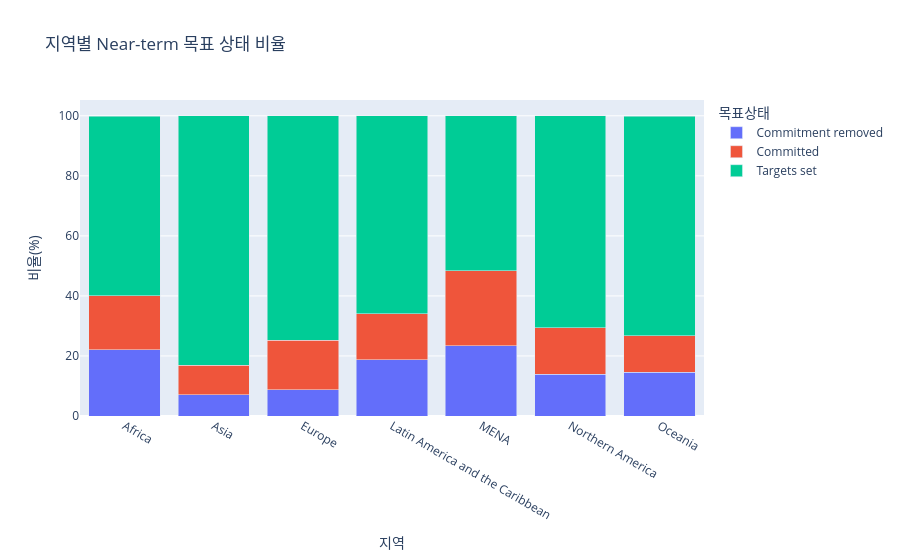

Write notebook code for a chart like this one.
### Code cell
# 그래프를 만들기 위해 표 형태를 변환
region_status_plot = (
    region_status_pct
    .reset_index()
    .melt(
        id_vars='region',
        var_name='목표상태',
        value_name='비율'
    )
)

# 지역별 목표 상태 비율 시각화
fig = px.bar(
    region_status_plot,
    x='region',
    y='비율',
    color='목표상태',
    barmode='stack',
    title='지역별 Near-term 목표 상태 비율'
)

fig.update_layout(
    xaxis_title='지역',
    yaxis_title='비율(%)'
)

fig.show()

### Figure 1 — Plotly figure (JSON) as saved in the notebook; plotly's stock layout.template omitted (floating-point values rounded to 4 significant figures)
{"data": [{"hovertemplate": "목표상태=Commitment removed<br>region=%{x}<br>비율=%{y}<extra></extra>", "legendgroup": "Commitment removed", "marker": {"color": "#636efa", "pattern": {"shape": ""}}, "name": "Commitment removed", "orientation": "v", "showlegend": true, "textposition": "auto", "x": ["Africa", "Asia", "Europe", "Latin America and the Caribbean", "MENA", "Northern America", "Oceania"], "xaxis": "x", "y": [22.0, 7.0, 8.7, 18.7, 23.4, 13.9, 14.5], "yaxis": "y", "type": "bar"}, {"hovertemplate": "목표상태=Committed<br>region=%{x}<br>비율=%{y}<extra></extra>", "legendgroup": "Committed", "marker": {"color": "#EF553B", "pattern": {"shape": ""}}, "name": "Committed", "orientation": "v", "showlegend": true, "textposition": "auto", "x": ["Africa", "Asia", "Europe", "Latin America and the Caribbean", "MENA", "Northern America", "Oceania"], "xaxis": "x", "y": [18.1, 9.9, 16.6, 15.3, 25.0, 15.5, 12.3], "yaxis": "y", "type": "bar"}, {"hovertemplate": "목표상태=Targets set<br>region=%{x}<br>비율=%{y}<extra></extra>", "legendgroup": "Targets set", "marker": {"color": "#00cc96", "pattern": {"shape": ""}}, "name": "Targets set", "orientation": "v", "showlegend": true, "textposition": "auto", "x": ["Africa", "Asia", "Europe", "Latin America and the Caribbean", "MENA", "Northern America", "Oceania"], "xaxis": "x", "y": [59.8, 83.1, 74.7, 66.0, 51.6, 70.6, 73.1], "yaxis": "y", "type": "bar"}], "layout": {"xaxis": {"anchor": "y", "domain": [0.0, 1.0], "title": {"text": "지역"}}, "yaxis": {"anchor": "x", "domain": [0.0, 1.0], "title": {"text": "비율(%)"}}, "legend": {"title": {"text": "목표상태"}, "tracegroupgap": 0}, "title": {"text": "지역별 Near-term 목표 상태 비율"}, "barmode": "stack"}}
